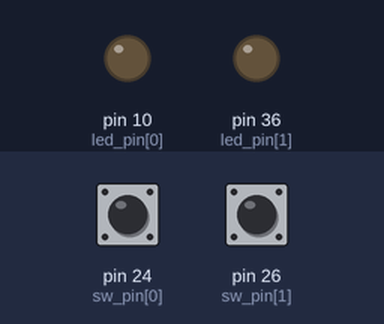
Simulated run of this program. Board: Raspberry Pi (header pin numbers). Parts: output pins drawn as LEDs (lit = HIGH). Inputs (shaded band) come from the test bench; at power-on: pin 24 (sw_pin[0]) LOW, pin 26 (sw_pin[1]) LOW.

Above: at 1.2 s.
1.3 s: pin 24 (sw_pin[0]) pulled HIGH for 0.15 s
At 1.37 s:
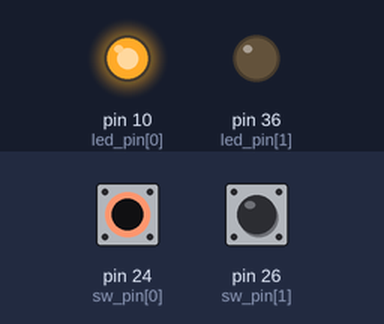
2.9 s: pin 26 (sw_pin[1]) pulled HIGH for 0.15 s
At 2.97 s:
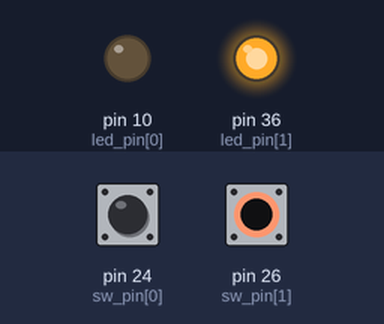
4.5 s: pin 26 (sw_pin[1]) pulled HIGH for 3.2 s
At 8.2 s:
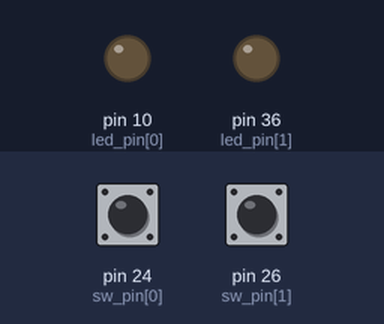
9.2 s: pin 24 (sw_pin[0]) pulled HIGH for 3.2 s
At 10.5 s:
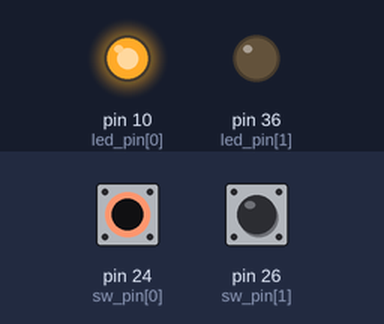
13.9 s: pin 24 (sw_pin[0]) driven HIGH and pin 26 (sw_pin[1]) driven HIGH
At 14.4 s:
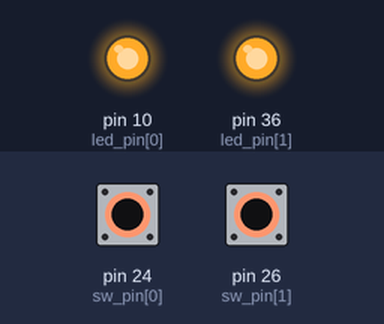
Timing chart, 0 to 16.4 s (numbered marks = the images above; inputs shaded):
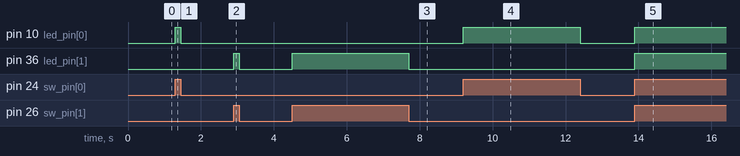

Measured:
- after the input at 1.3 s, pin 10 (led_pin[0]): LOW → HIGH at once, → LOW 0.15 s later
- after the input at 2.9 s, pin 36 (led_pin[1]): LOW → HIGH at once, → LOW 0.15 s later
- after the input at 4.5 s, pin 36 (led_pin[1]): LOW → HIGH at once, → LOW 3.2 s later
- after the input at 9.2 s, pin 10 (led_pin[0]): LOW → HIGH at once, → LOW 3.2 s later
- after the input at 13.9 s, pin 10 (led_pin[0]), pin 36 (led_pin[1]): LOW → HIGH at once

The program:

02_SW_LED_cntl.py
```python
# SW : active high로 설계 -> 24,26
# LED : active high로 설계 -> 10,36

import RPi.GPIO as GPIO

led_pin = [10, 36]
sw_pin = [24, 26]

GPIO.setmode(GPIO.BOARD) # 보드의 물리적인 핀 설정
# GPIO.setmode(GPIO.BCM) # BCM 칩의 핀 설정

for i in range(len(led_pin)):
    GPIO.setup(led_pin, GPIO.OUT, initial=GPIO.LOW) # 핀모드 설정
    GPIO.setup(sw_pin, GPIO.IN, GPIO.PUD_DOWN)

while True:
    for i in range(len(led_pin)):
        if GPIO.input(sw_pin[i]):
            GPIO.output(led_pin[i], GPIO.HIGH) # 핀값 출력
        else:
            GPIO.output(led_pin[i], GPIO.LOW)
```
